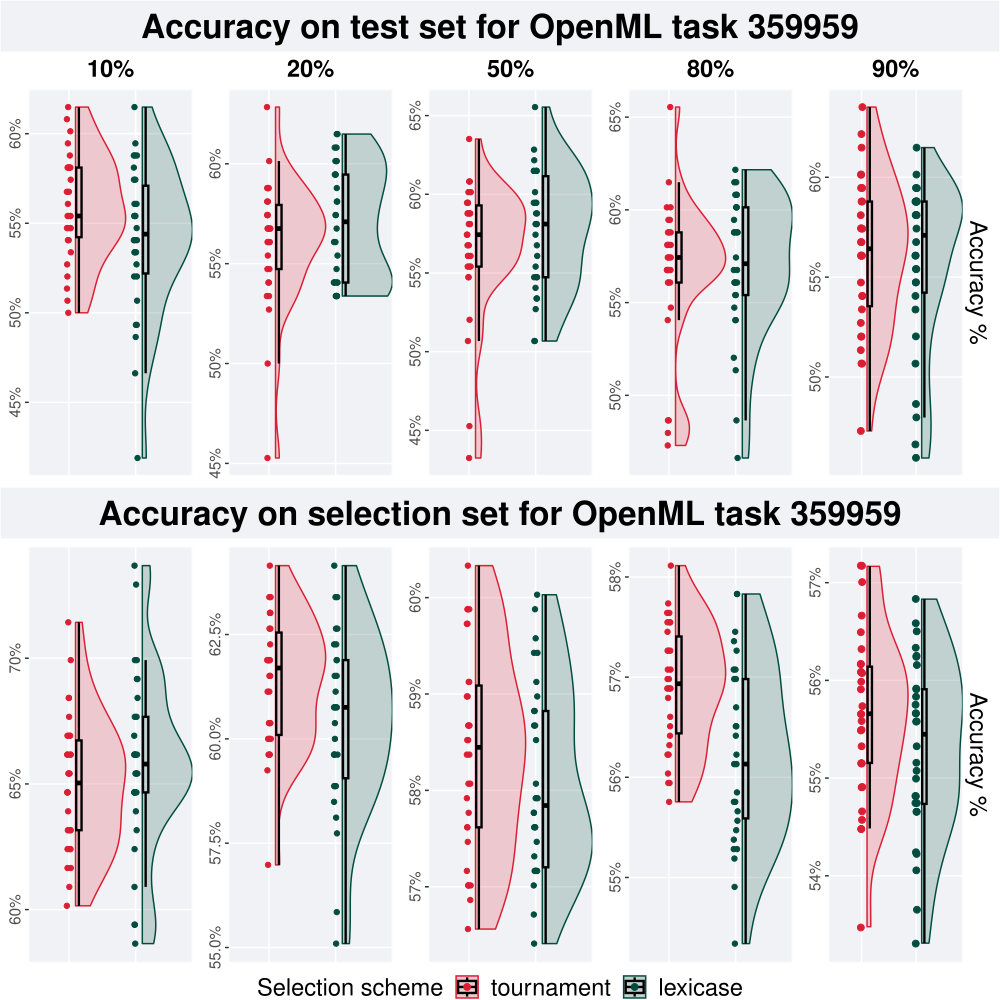

Recreate this plot in R.
# task 359959
task = 359959

# 10% split
test_10p = test_plot(task, '10%')
train_10p = train_plot(task, '10%')

# 20% split
test_20p = test_plot(task, '20%')
train_20p = train_plot(task, '20%')

# 50% split
test_50p = test_plot(task, '50%')
train_50p = train_plot(task, '50%')

# 80% split
test_80p = test_plot(task, '80%')
train_80p = train_plot(task, '80%')

# 90% split
test_90p = test_plot_last_col(task, '90%')
train_90p = train_plot_last_col(task, '90%')

# get legend
legend <- cowplot::get_legend(
  train_90p +
    guides(
      shape=guide_legend(nrow=1,title="Selection scheme"),
      color=guide_legend(nrow=1,title="Selection scheme"),
      fill=guide_legend(nrow=1,title="Selection scheme")
    ) +
    theme(
      legend.position = "top",
      legend.box="verticle",
      legend.justification="center"
    )
)

# make a single row plot
test_row <- test_row_p(test_10p, test_20p, test_50p, test_80p, test_90p)

train_row = train_row_p(train_10p, train_20p, train_50p, train_80p, train_90p)

plot = plot_grid(
  ggdraw() + draw_label("Accuracy on test set for OpenML task 359959", fontface='bold', size = 24) + p_theme,
  test_row,
  ggdraw() + draw_label("Accuracy on selection set for OpenML task 359959", fontface='bold', size = 24) + p_theme,
  train_row,
  legend,
  nrow = 5,
  rel_heights = c(0.12,1.0,0.12,1.0,0.06)
)

save_plot(
  paste(filename ="task-359959.pdf"),
  plot,
  base_width=10,
  base_height=10
)
